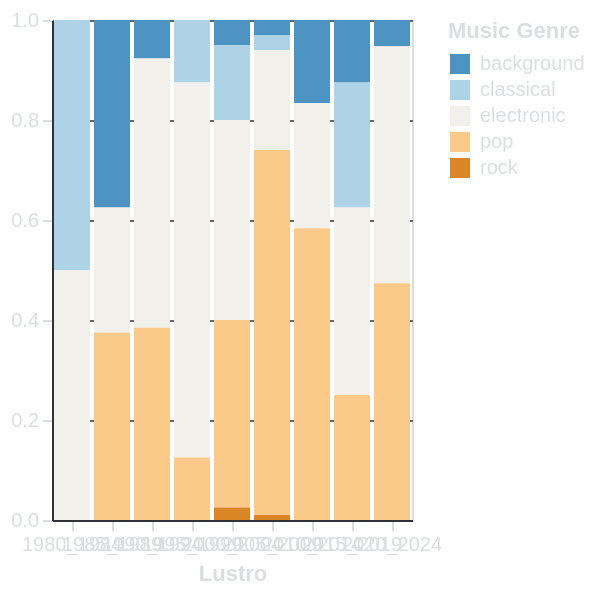

Vega-Lite specification for this chart:
### Vega-Lite specification from a JSON file in a GitHub repository (floating-point values rounded to 4 significant figures)
{"$schema": "https://vega.github.io/schema/vega-lite/v5.15.1.json", "config": {"axis": {"domainColor": "#313338", "gridColor": "#666666", "labelColor": "#DBDEE1", "tickColor": "#DBDEE1", "titleColor": "#DBDEE1"}, "background": "transparent", "legend": {"labelColor": "#DBDEE1", "titleColor": "#DBDEE1"}, "title": {"color": "#DBDEE1", "fontSize": 16}}, "data": {"name": "data-8e52d5665bdfa9490eac38f38759edaf"}, "datasets": {"data-8e52d5665bdfa9490eac38f38759edaf": [{"genre": "background", "lustrum": "1980_1984", "percentage": null}, {"genre": "background", "lustrum": "1985_1989", "percentage": 0.375}, {"genre": "background", "lustrum": "1990_1994", "percentage": 0.07692}, {"genre": "background", "lustrum": "1995_1999", "percentage": null}, {"genre": "background", "lustrum": "2000_2004", "percentage": 0.05}, {"genre": "background", "lustrum": "2005_2009", "percentage": 0.03}, {"genre": "background", "lustrum": "2010_2014", "percentage": 0.1667}, {"genre": "background", "lustrum": "2015_2019", "percentage": 0.125}, {"genre": "background", "lustrum": "2020_2024", "percentage": 0.05263}, {"genre": "classical", "lustrum": "1980_1984", "percentage": 0.5}, {"genre": "classical", "lustrum": "1985_1989", "percentage": null}, {"genre": "classical", "lustrum": "1990_1994", "percentage": null}, {"genre": "classical", "lustrum": "1995_1999", "percentage": 0.125}, {"genre": "classical", "lustrum": "2000_2004", "percentage": 0.15}, {"genre": "classical", "lustrum": "2005_2009", "percentage": 0.03}, {"genre": "classical", "lustrum": "2010_2014", "percentage": null}, {"genre": "classical", "lustrum": "2015_2019", "percentage": 0.25}, {"genre": "classical", "lustrum": "2020_2024", "percentage": null}, {"genre": "electronic", "lustrum": "1980_1984", "percentage": 0.5}, {"genre": "electronic", "lustrum": "1985_1989", "percentage": 0.25}, {"genre": "electronic", "lustrum": "1990_1994", "percentage": 0.5385}, {"genre": "electronic", "lustrum": "1995_1999", "percentage": 0.75}, {"genre": "electronic", "lustrum": "2000_2004", "percentage": 0.4}, {"genre": "electronic", "lustrum": "2005_2009", "percentage": 0.2}, {"genre": "electronic", "lustrum": "2010_2014", "percentage": 0.25}, {"genre": "electronic", "lustrum": "2015_2019", "percentage": 0.375}, {"genre": "electronic", "lustrum": "2020_2024", "percentage": 0.4737}, {"genre": "pop", "lustrum": "1980_1984", "percentage": null}, {"genre": "pop", "lustrum": "1985_1989", "percentage": 0.375}, {"genre": "pop", "lustrum": "1990_1994", "percentage": 0.3846}, {"genre": "pop", "lustrum": "1995_1999", "percentage": 0.125}, {"genre": "pop", "lustrum": "2000_2004", "percentage": 0.375}, {"genre": "pop", "lustrum": "2005_2009", "percentage": 0.73}, {"genre": "pop", "lustrum": "2010_2014", "percentage": 0.5833}, {"genre": "pop", "lustrum": "2015_2019", "percentage": 0.25}, {"genre": "pop", "lustrum": "2020_2024", "percentage": 0.4737}, {"genre": "rock", "lustrum": "1980_1984", "percentage": null}, {"genre": "rock", "lustrum": "1985_1989", "percentage": null}, {"genre": "rock", "lustrum": "1990_1994", "percentage": null}, {"genre": "rock", "lustrum": "1995_1999", "percentage": null}, {"genre": "rock", "lustrum": "2000_2004", "percentage": 0.025}, {"genre": "rock", "lustrum": "2005_2009", "percentage": 0.01}, {"genre": "rock", "lustrum": "2010_2014", "percentage": null}, {"genre": "rock", "lustrum": "2015_2019", "percentage": null}, {"genre": "rock", "lustrum": "2020_2024", "percentage": null}]}, "encoding": {"color": {"field": "genre", "legend": {"title": "Music Genre"}, "scale": {"scheme": "blueorange", "type": "quantize"}, "type": "nominal"}, "tooltip": [{"field": "lustrum", "title": "Lustro", "type": "nominal"}, {"field": "genre", "title": "Genere Musicale", "type": "nominal"}, {"field": "percentage", "format": ".2f", "title": "Percentuale", "type": "quantitative"}], "x": {"axis": {"labelAngle": 0, "title": "Lustro"}, "field": "lustrum", "type": "nominal"}, "y": {"field": "percentage", "scale": {"domain": [0, 1]}, "title": null, "type": "quantitative"}}, "height": 250, "mark": {"type": "bar"}, "width": "container"}
